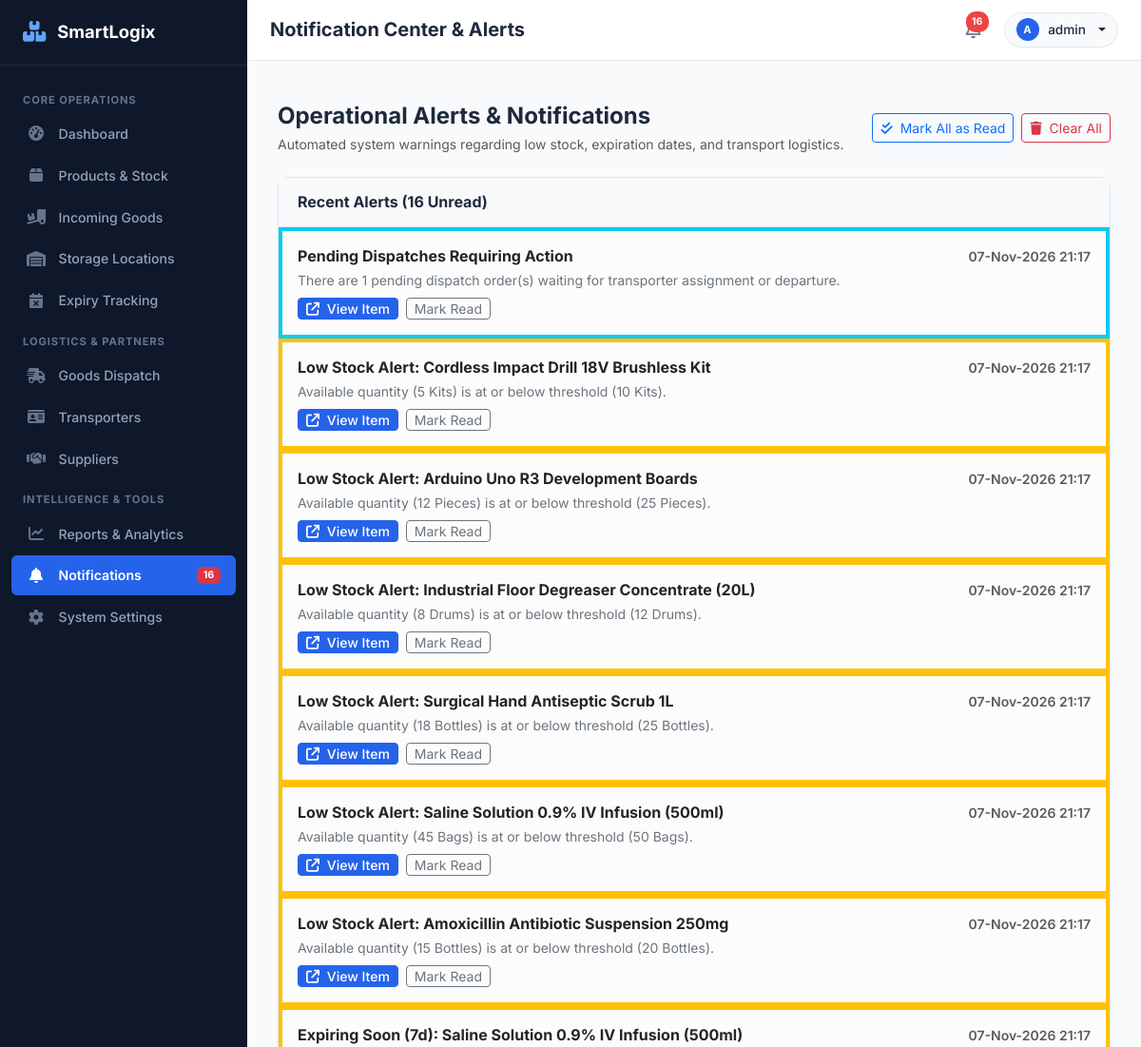
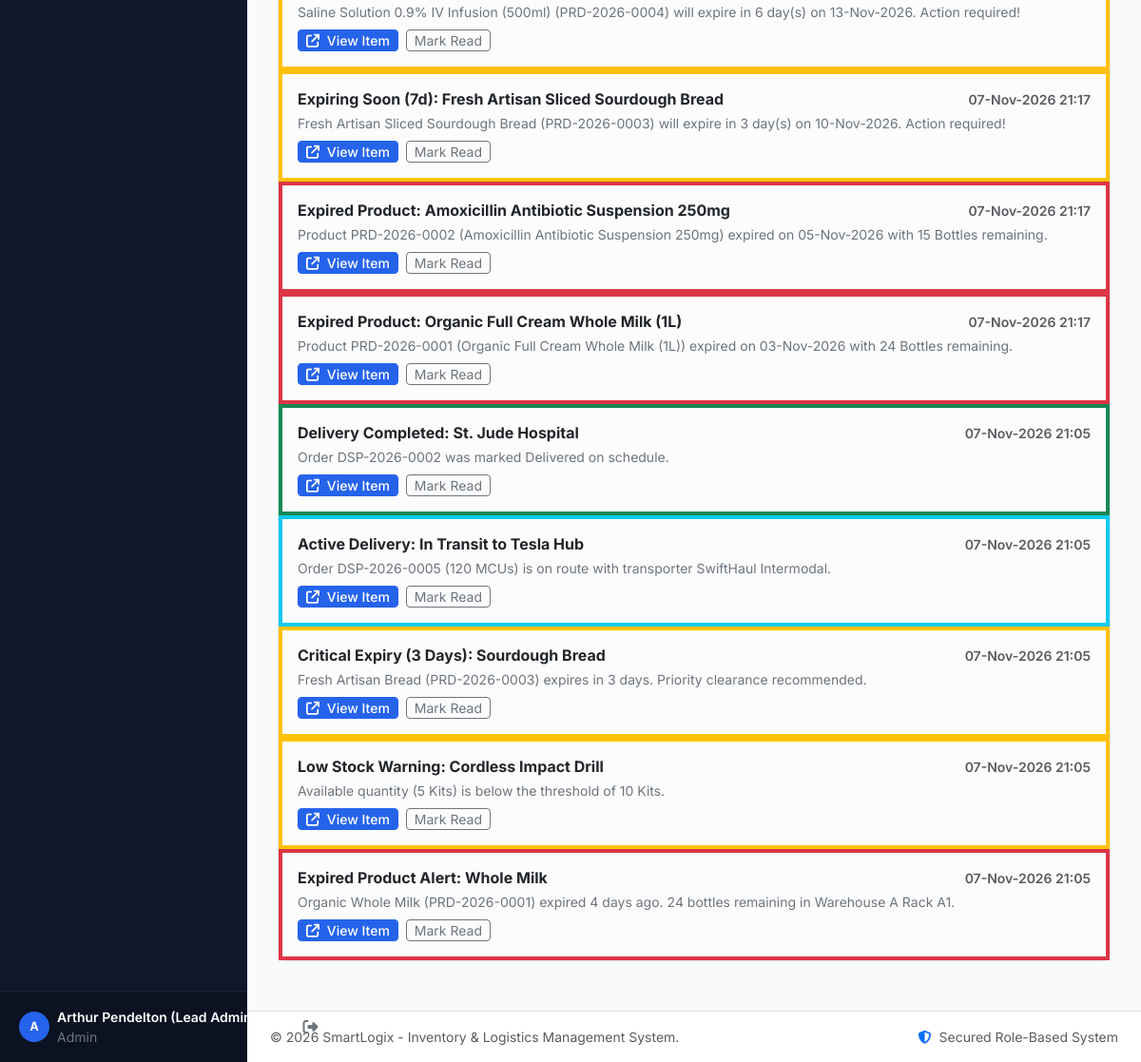
Screenshot of /notifications/ (signed in) with the database file from the repository (2 pictures, top to bottom).
### models.py (models this page shows, shortened)
class User(db.Model):
    __tablename__ = 'users'
    id = db.Column(db.Integer, primary_key=True)
    username = db.Column(db.String(64), unique=True, nullable=False, index=True)
    email = db.Column(db.String(120), unique=True, nullable=False, index=True)
    password_hash = db.Column(db.String(256), nullable=False)
    full_name = db.Column(db.String(100), nullable=False)
    role = db.Column(db.String(20), default='Admin') # Admin, Manager, Shopkeeper, Warehouse Staff
    created_at = db.Column(db.DateTime, default=get_current_time)

class Notification(db.Model):
    __tablename__ = 'notifications'
    id = db.Column(db.Integer, primary_key=True)
    title = db.Column(db.String(120), nullable=False)
    message = db.Column(db.Text, nullable=False)
    type = db.Column(db.String(30), default='info') # info, warning, danger, success
    link = db.Column(db.String(200), nullable=True)
    is_read = db.Column(db.Boolean, default=False)
    created_at = db.Column(db.DateTime, default=get_current_time)

### routes/notifications.py (the view)
@notifications_bp.route('/')
@login_required
def index():
    update_system_notifications()
    notifications = Notification.query.order_by(Notification.is_read.asc(), Notification.created_at.desc()).all()
    unread_count = Notification.query.filter_by(is_read=False).count()
    return render_template('notifications/index.html', notifications=notifications, unread_count=unread_count)

### templates/notifications/index.html (shortened to what this page needs)
{% extends "base.html" %}
{% block page_title %}Notification Center & Alerts{% endblock %}
{% block content %}
<div class="d-flex flex-wrap justify-content-between align-items-center gap-3 mb-4">
    <div>
        <h4 class="fw-bold mb-1">Operational Alerts & Notifications</h4>
        <p class="text-muted small mb-0">Automated system warnings regarding low stock, expiration dates, and transport logistics.</p>
    </div>
    <div class="d-flex gap-2">
        {% if unread_count > 0 %}
        <form method="POST" action="{{ url_for('notifications.mark_all_read') }}">
            <button type="submit" class="btn btn-outline-primary btn-sm">
                <i class="fa-solid fa-check-double me-1"></i> Mark All as Read
            </button>
        </form>
        {% endif %}
        {% if notifications %}
        <form method="POST" action="{{ url_for('notifications.clear_all') }}">
            <button type="submit" class="btn btn-outline-danger btn-sm" onclick="return confirm('Clear all notifications?')">
                <i class="fa-solid fa-trash me-1"></i> Clear All
            </button>
        </form>
        {% endif %}
    </div>
</div>
<div class="card-modern">
    <div class="card-header-modern bg-light">
        <h6 class="mb-0 fw-bold">Recent Alerts ({{ unread_count }} Unread)</h6>
    </div>
    <div class="card-body-modern p-0">
        {% if notifications %}
            <div class="list-group list-group-flush">
                {% for n in notifications %}
                <div class="list-group-item list-group-item-action p-3 {% if not n.is_read %}bg-light-subtle fw-semibold border-start border-4 border-{{ n.type }}{% endif %}">
                    <div class="d-flex w-100 justify-content-between align-items-center mb-1">
                        <div class="d-flex align-items-center gap-2">
                            <h6 class="mb-0 fw-bold">{{ n.title }}</h6>
                        </div>
                        <small class="text-muted">{{ n.created_at.strftime('%d-%b-%Y %H:%M') }}</small>
                    </div>
                    <p class="mb-2 text-secondary small fw-normal">{{ n.message }}</p>
                    <div class="d-flex gap-2">
                        {% if n.link %}
                        <a href="{{ url_for('notifications.mark_read', notification_id=n.id) }}" class="btn btn-primary btn-sm py-0 px-2 small">
                            <i class="fa-solid fa-arrow-up-right-from-square me-1"></i> View Item
                        </a>
                        {% endif %}
                        {% if not n.is_read %}
                        <a href="{{ url_for('notifications.mark_read', notification_id=n.id) }}" class="btn btn-outline-secondary btn-sm py-0 px-2 small">
                            Mark Read
                        </a>
                        {% endif %}
                    </div>
                </div>
                {% endfor %}
            </div>
        {% else %}
            <div class="text-center py-5 text-muted">
                <i class="fa-solid fa-bell-slash fa-3x text-secondary mb-3 d-block"></i>
                <h6>No notifications</h6>
                <p class="small mb-0">All systems are running smoothly with no active inventory alerts.</p>
            </div>
        {% endif %}
    </div>
</div>
{% endblock %}

### templates/base.html (shortened to what this page needs)
<!DOCTYPE html>
<html lang="en">
<head>
    <link href="https://cdn.jsdelivr.net/npm/bootstrap@5.3.3/dist/css/bootstrap.min.css" rel="stylesheet">
    <link rel="stylesheet" href="https://cdnjs.cloudflare.com/ajax/libs/font-awesome/6.5.1/css/all.min.css">
    <link rel="stylesheet" href="{{ url_for('static', filename='css/style.css') }}">
</head>
<body>
<div class="app-wrapper">
    <nav id="sidebar">
        <a href="{{ url_for('dashboard.index') }}" class="sidebar-brand">
            <i class="fa-solid fa-boxes-stacked"></i>
            <span>SmartLogix</span>
        </a>
        <ul class="sidebar-nav">
            <li class="sidebar-section-title">Core Operations</li>
            <li class="nav-item">
                <a class="nav-link {% if request.blueprint == 'dashboard' %}active{% endif %}" href="{{ url_for('dashboard.index') }}">
                    <i class="fa-solid fa-gauge-high"></i>
                    <span>Dashboard</span>
                </a>
            </li>
            <li class="nav-item">
                <a class="nav-link {% if request.blueprint == 'inventory' %}active{% endif %}" href="{{ url_for('inventory.index') }}">
                    <i class="fa-solid fa-box"></i>
                    <span>Products & Stock</span>
                </a>
            </li>
            <li class="nav-item">
                <a class="nav-link {% if request.blueprint == 'incoming' %}active{% endif %}" href="{{ url_for('incoming.index') }}">
                    <i class="fa-solid fa-truck-ramp-box"></i>
                    <span>Incoming Goods</span>
                </a>
            </li>
            <li class="nav-item">
                <a class="nav-link {% if request.blueprint == 'locations' %}active{% endif %}" href="{{ url_for('locations.index') }}">
                    <i class="fa-solid fa-warehouse"></i>
                    <span>Storage Locations</span>
                </a>
            </li>
            <li class="nav-item">
                <a class="nav-link {% if request.blueprint == 'expiry' %}active{% endif %}" href="{{ url_for('expiry.index') }}">
                    <i class="fa-solid fa-calendar-xmark"></i>
                    <span>Expiry Tracking</span>
                </a>
            </li>
            <li class="sidebar-section-title">Logistics & Partners</li>
            <li class="nav-item">
                <a class="nav-link {% if request.blueprint == 'dispatch' %}active{% endif %}" href="{{ url_for('dispatch.index') }}">
                    <i class="fa-solid fa-truck-fast"></i>
                    <span>Goods Dispatch</span>
                </a>
            </li>
            <li class="nav-item">
                <a class="nav-link {% if request.blueprint == 'transporters' %}active{% endif %}" href="{{ url_for('transporters.index') }}">
                    <i class="fa-solid fa-id-card"></i>
                    <span>Transporters</span>
                </a>
            </li>
            <li class="nav-item">
                <a class="nav-link {% if request.blueprint == 'suppliers' %}active{% endif %}" href="{{ url_for('suppliers.index') }}">
                    <i class="fa-solid fa-handshake"></i>
                    <span>Suppliers</span>
                </a>
            </li>
            <li class="sidebar-section-title">Intelligence & Tools</li>
            <li class="nav-item">
                <a class="nav-link {% if request.blueprint == 'reports' %}active{% endif %}" href="{{ url_for('reports.index') }}">
                    <i class="fa-solid fa-chart-line"></i>
                    <span>Reports & Analytics</span>
                </a>
            </li>
            <li class="nav-item">
                <a class="nav-link {% if request.blueprint == 'notifications' %}active{% endif %}" href="{{ url_for('notifications.index') }}">
                    <i class="fa-solid fa-bell"></i>
                    <span>Notifications</span>
                    {% if unread_notifications_count > 0 %}
                    <span class="badge bg-danger ms-auto">{{ unread_notifications_count }}</span>
                    {% endif %}
                </a>
            </li>
            <li class="nav-item">
                <a class="nav-link {% if request.blueprint == 'settings' %}active{% endif %}" href="{{ url_for('settings.index') }}">
                    <i class="fa-solid fa-gear"></i>
                    <span>System Settings</span>
                </a>
            </li>
        </ul>
        <div class="sidebar-user">
            <div class="d-flex align-items-center justify-content-between">
                <div class="d-flex align-items-center gap-2">
                    <div class="avatar-circle">
                        {{ current_user.full_name[:1] if current_user else 'U' }}
                    </div>
                    <div class="overflow-hidden">
                        <div class="text-white text-truncate fw-semibold small">{{ current_user.full_name if current_user else 'Guest' }}</div>
                        <div class="text-secondary small">{{ current_user.role if current_user else 'Visitor' }}</div>
                    </div>
                </div>
                <a href="{{ url_for('auth.logout') }}" class="text-secondary hover-white" data-bs-toggle="tooltip" title="Sign Out">
                    <i class="fa-solid fa-right-from-bracket"></i>
                </a>
            </div>
        </div>
    </nav>
    <div id="content">
        <header class="top-navbar no-print">
            <div class="d-flex align-items-center gap-3">
                <h1 class="page-title">{% block page_title %}Dashboard{% endblock %}</h1>
            </div>
            <div class="navbar-actions">
                <a href="{{ url_for('notifications.index') }}" class="notification-badge" title="Notifications">
                    {% if unread_notifications_count > 0 %}
                    <span class="badge-counter">{{ unread_notifications_count }}</span>
                    {% endif %}
                </a>
                <div class="dropdown">
                    <button class="user-profile-btn dropdown-toggle" type="button" data-bs-toggle="dropdown" aria-expanded="false">
                        <div class="avatar-circle" style="width: 24px; height: 24px; font-size: 0.7rem;">
                            {{ current_user.full_name[:1] if current_user else 'U' }}
                        </div>
                        <span>{{ current_user.username if current_user else 'Guest' }}</span>
                    </button>
                </div>
            </div>
        </header>
        <div class="px-4 pt-3 no-print">
        </div>
        <main class="page-container">
            {% block content %}{% endblock %}
        </main>
        <footer class="bg-white border-top py-3 px-4 text-muted small d-flex justify-content-between align-items-center no-print">
            <span>&copy; {{ now.year }} SmartLogix - Inventory & Logistics Management System.</span>
            <span><i class="fa-solid fa-shield-halved text-primary me-1"></i> Secured Role-Based System</span>
        </footer>
    </div>
</div>
</body>
</html>

### rows the page displays
User: full_name "A", full_name "Arthur Pendelton (Lead Administrator)", role "Admin", username "admin"
Notification: title "Pending Dispatches Requiring Action", created_at "07-Nov-2026 21:17", message "There are 1 pending dispatch order(s) waiting for transporter assignment or departure."
Notification: title "Low Stock Alert: Cordless Impact Drill 18V Brushless Kit", created_at "07-Nov-2026 21:17", message "Available quantity (5 Kits) is at or below threshold (10 Kits)."
Notification: title "Low Stock Alert: Arduino Uno R3 Development Boards", created_at "07-Nov-2026 21:17", message "Available quantity (12 Pieces) is at or below threshold (25 Pieces)."
Notification: title "Low Stock Alert: Industrial Floor Degreaser Concentrate (20L)", created_at "07-Nov-2026 21:17", message "Available quantity (8 Drums) is at or below threshold (12 Drums)."
Notification: title "Low Stock Alert: Surgical Hand Antiseptic Scrub 1L", created_at "07-Nov-2026 21:17", message "Available quantity (18 Bottles) is at or below threshold (25 Bottles)."
Notification: title "Low Stock Alert: Saline Solution 0.9% IV Infusion (500ml)", created_at "07-Nov-2026 21:17", message "Available quantity (45 Bags) is at or below threshold (50 Bags)."
Notification: title "Low Stock Alert: Amoxicillin Antibiotic Suspension 250mg", created_at "07-Nov-2026 21:17", message "Available quantity (15 Bottles) is at or below threshold (20 Bottles)."
Notification: title "Expiring Soon (7d): Saline Solution 0.9% IV Infusion (500ml)", created_at "07-Nov-2026 21:17", message "Saline Solution 0.9% IV Infusion (500ml) (PRD-2026-0004) will expire in 6 day(s) on 13-Nov-2026. Action required!"
Notification: title "Expiring Soon (7d): Fresh Artisan Sliced Sourdough Bread", created_at "07-Nov-2026 21:17", message "Fresh Artisan Sliced Sourdough Bread (PRD-2026-0003) will expire in 3 day(s) on 10-Nov-2026. Action required!"
Notification: title "Expired Product: Amoxicillin Antibiotic Suspension 250mg", created_at "07-Nov-2026 21:17", message "Product PRD-2026-0002 (Amoxicillin Antibiotic Suspension 250mg) expired on 05-Nov-2026 with 15 Bottles remaining."
Notification: title "Expired Product: Organic Full Cream Whole Milk (1L)", created_at "07-Nov-2026 21:17", message "Product PRD-2026-0001 (Organic Full Cream Whole Milk (1L)) expired on 03-Nov-2026 with 24 Bottles remaining."
Notification: title "Delivery Completed: St. Jude Hospital", created_at "07-Nov-2026 21:05", message "Order DSP-2026-0002 was marked Delivered on schedule."
Notification: title "Active Delivery: In Transit to Tesla Hub", created_at "07-Nov-2026 21:05", message "Order DSP-2026-0005 (120 MCUs) is on route with transporter SwiftHaul Intermodal."
Notification: title "Critical Expiry (3 Days): Sourdough Bread", created_at "07-Nov-2026 21:05", message "Fresh Artisan Bread (PRD-2026-0003) expires in 3 days. Priority clearance recommended."
Notification: title "Low Stock Warning: Cordless Impact Drill", created_at "07-Nov-2026 21:05", message "Available quantity (5 Kits) is below the threshold of 10 Kits."
Notification: title "Expired Product Alert: Whole Milk", created_at "07-Nov-2026 21:05", message "Organic Whole Milk (PRD-2026-0001) expired 4 days ago. 24 bottles remaining in Warehouse A Rack A1."

### other values shown
{{ unread_notifications_count }} "16"
{{ unread_count }} "16"
